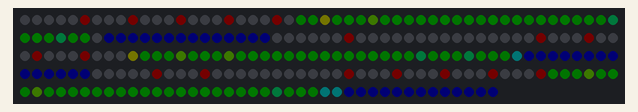
The sketch below on a simulated Arduino Uno, built with avr-gcc and run on an emulated ATmega328P. On the bench: 240 RGB LEDs in strip order, left to right, continuing on the next row. Dim RGB values are drawn brighter than linear.

Above: at 3.18 s.
At 7.61 s:
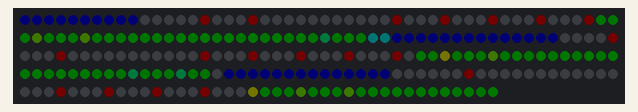
At 12.03 s:
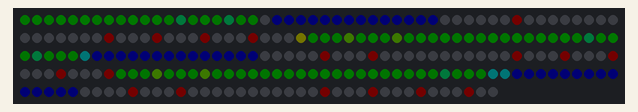
At 21.2 s:
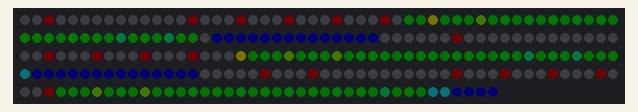
At 30.37 s:
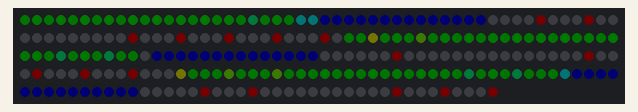
At 39.54 s:
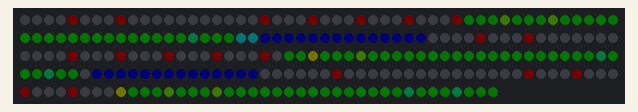

The sketch:

blackRainbowPalletUno.ino
```cpp
#include <FastLED.h>

#define LED_PIN     3
#define NUM_LEDS    240
#define BRIGHTNESS  64
#define LED_TYPE    WS2812B
#define COLOR_ORDER GRB
CRGB leds[NUM_LEDS];

#define UPDATES_PER_SECOND 100
DEFINE_GRADIENT_PALETTE( black_rainbow_gp ) {
    0,   0,  0,  0,
   30,   4,  1,  1,
   58,   4,  2,  1,
   89,   4,  8,  1,
  117,   1,  8,  1,
  145,   1,  8,  4,
  170,   1,  1,  5,
  196,   1,  1,  5,
  216,   4,  1,  2,
  234,   4,  1,  1,
  255,   0,  0,  0};

CRGBPalette16 currentPalette = black_rainbow_gp;
#define currentBlending LINEARBLEND

void setup() {
    delay(3000); // power-up safety delay
    FastLED.addLeds<LED_TYPE, LED_PIN, COLOR_ORDER>(leds, NUM_LEDS).setCorrection(TypicalLEDStrip);
    FastLED.setBrightness(BRIGHTNESS);
    FastLED.setMaxPowerInVoltsAndMilliamps(5, 1000);
}


void loop(){
    static uint8_t startIndex = 0;
    startIndex = startIndex + 1; /* motion speed */

    FillLEDsFromPaletteColors( startIndex);

    FastLED.show();
    FastLED.delay(1000 / UPDATES_PER_SECOND);
}

void FillLEDsFromPaletteColors( uint8_t colorIndex) {
    uint8_t brightness = 255;

    for( int i = 0; i < NUM_LEDS; i++) {
        leds[i] = ColorFromPalette( currentPalette, colorIndex, brightness, currentBlending);
        colorIndex += 3;
    }
}
```
